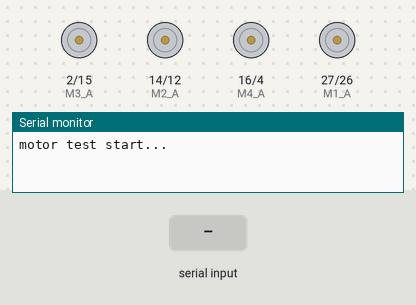
Recording of a sketch running on a simulated ESP32. Parts: motor-driver pin pairs drawn as motors (green arrow = first pin HIGH = forward, orange = second pin HIGH = backward, longer = more drive), the last lines printed to the serial monitor. The inputs (shaded band) are chosen by the test bench.

Above: at 1.2 s.
1.3 s: "f" received over Serial
At 1.6 s:
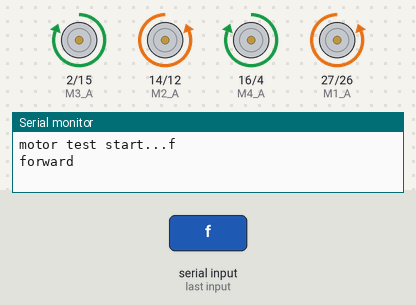
2.8 s: "b" received over Serial
At 4.0 s:
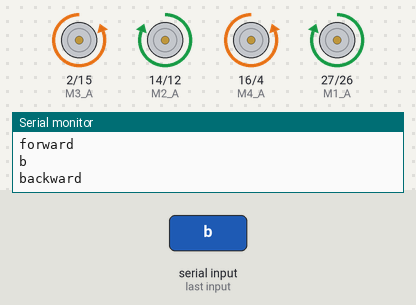
4.3 s: "l" received over Serial
At 5.1 s:
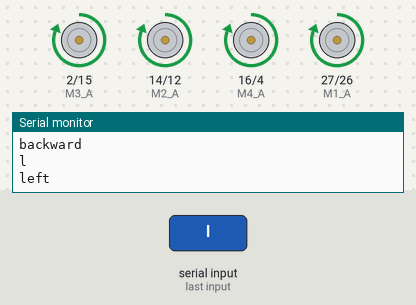
5.8 s: "r" received over Serial
At 6.3 s:
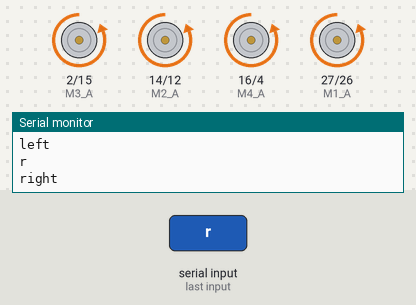
Timing chart, 0 to 8.3 s (numbered marks = the images above; inputs shaded):
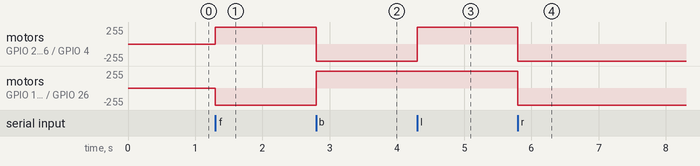

The sketch:

102_esp32_motor_control.ino
```cpp
#define M1_B    26
#define M1_A    27
#define M2_B    12
#define M2_A    14
#define M3_B    15
#define M3_A    2
#define M4_B    4
#define M4_A    16

void go_forward(){
  Serial.println("forward");
  digitalWrite(M1_A, LOW);
  digitalWrite(M1_B, HIGH);
  digitalWrite(M2_A, LOW);
  digitalWrite(M2_B, HIGH);

  digitalWrite(M3_A, HIGH);
  digitalWrite(M3_B, LOW);
  digitalWrite(M4_A, HIGH);
  digitalWrite(M4_B, LOW);
}

void go_backward(){
  Serial.println("backward");
  digitalWrite(M1_A, HIGH);
  digitalWrite(M1_B, LOW);
  digitalWrite(M2_A, HIGH);
  digitalWrite(M2_B, LOW);

  digitalWrite(M3_A, LOW);
  digitalWrite(M3_B, HIGH);
  digitalWrite(M4_A, LOW);
  digitalWrite(M4_B, HIGH);
}

void turn_right(){
  Serial.println("right");
  digitalWrite(M1_A, LOW);
  digitalWrite(M1_B, HIGH);
  digitalWrite(M2_A, LOW);
  digitalWrite(M2_B, HIGH);

  digitalWrite(M3_A, LOW);
  digitalWrite(M3_B, HIGH);
  digitalWrite(M4_A, LOW);
  digitalWrite(M4_B, HIGH);
}

void turn_left(){
  Serial.println("left");
  digitalWrite(M1_A, HIGH);
  digitalWrite(M1_B, LOW);
  digitalWrite(M2_A, HIGH);
  digitalWrite(M2_B, LOW);

  digitalWrite(M3_A, HIGH);
  digitalWrite(M3_B, LOW);
  digitalWrite(M4_A, HIGH);
  digitalWrite(M4_B, LOW);
}

void stop(){
  Serial.println("stop");
  digitalWrite(M1_A, LOW);
  digitalWrite(M1_B, LOW);
  digitalWrite(M2_A, LOW);
  digitalWrite(M2_B, LOW);

  digitalWrite(M3_A, LOW);
  digitalWrite(M3_B, LOW);
  digitalWrite(M4_A, LOW);
  digitalWrite(M4_B, LOW);
  delay(200);
}

void setup() {
  Serial.begin(115200);
  Serial.print("motor test start...");

  pinMode(M1_A, OUTPUT);
  pinMode(M1_B, OUTPUT);
  pinMode(M2_A, OUTPUT);
  pinMode(M2_B, OUTPUT);
  pinMode(M3_A, OUTPUT);
  pinMode(M3_B, OUTPUT);
  pinMode(M4_A, OUTPUT);
  pinMode(M4_B, OUTPUT);

}

void loop() {
  if(Serial.available() > 0){
    char c = Serial.read();
    Serial.println(c);
    if(c == 'f'){
      go_forward();
    }else if(c == 'b'){
      go_backward();
    }else if(c == 'l'){
      turn_left();
    }else if(c == 'r'){
      turn_right();
    }else if(c == 'p'){
      stop();
    }
  }

}
```

Measured:
- after the input at 1.3 s, motor on GPIO 2 (M3_A) / GPIO 15 (M3_B), motor on GPIO 16 (M4_A) / GPIO 4 (M4_B): stopped → forward 255/255 at once; motor on GPIO 14 (M2_A) / GPIO 12 (M2_B), motor on GPIO 27 (M1_A) / GPIO 26 (M1_B): stopped → backward 255/255 at once
- after the input at 2.8 s, motor on GPIO 2 (M3_A) / GPIO 15 (M3_B), motor on GPIO 16 (M4_A) / GPIO 4 (M4_B): forward 255/255 → backward 255/255 at once; motor on GPIO 14 (M2_A) / GPIO 12 (M2_B), motor on GPIO 27 (M1_A) / GPIO 26 (M1_B): backward 255/255 → forward 255/255 at once
- after the input at 4.3 s, motor on GPIO 2 (M3_A) / GPIO 15 (M3_B), motor on GPIO 16 (M4_A) / GPIO 4 (M4_B): backward 255/255 → forward 255/255 at once
- after the input at 5.8 s, motor on GPIO 2 (M3_A) / GPIO 15 (M3_B), motor on GPIO 14 (M2_A) / GPIO 12 (M2_B), motor on GPIO 16 (M4_A) / GPIO 4 (M4_B), motor on GPIO 27 (M1_A) / GPIO 26 (M1_B): forward 255/255 → backward 255/255 at once
